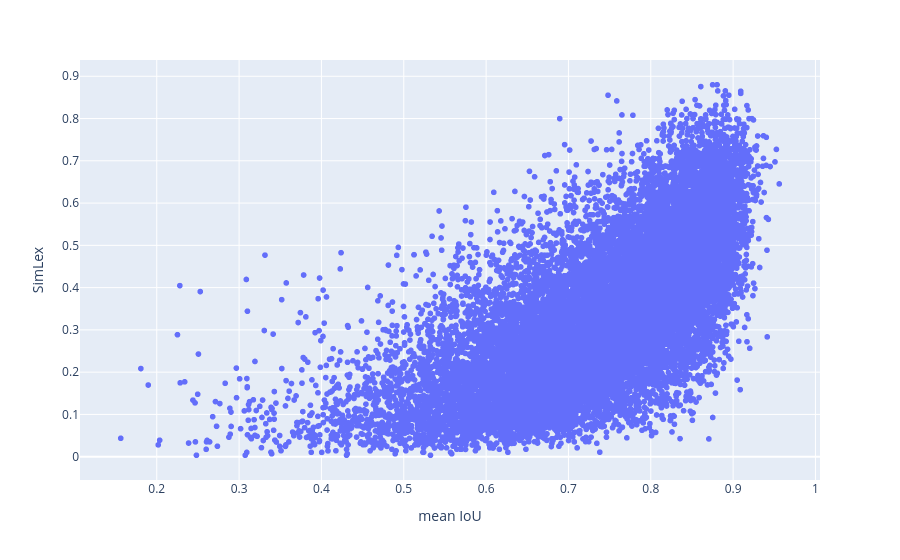

Notebook source saved alongside this figure:
### Code cell
import plotly.express as px

common_keys = iou.keys() & cos_drift.keys()

simlex_vs_iou = {
    k: (sum(iou[k]) / len(iou[k]), cos_drift[k])
    for k in common_keys
}

xs, ys = zip(*simlex_vs_iou.values())
keys = list(simlex_vs_iou.keys())

fig = px.scatter(x=ys, y=xs, hover_name=keys,
                 labels={'x': 'mean IoU', 'y': 'SimLex'})
fig.show()

### Figure 1 — Plotly figure (JSON) as saved in the notebook; plotly's stock layout.template omitted (floating-point values rounded to 4 significant figures; data arrays with more than 128 entries replaced by an {"elided": "..."} marker saying what was removed)
{"data": [{"hovertemplate": "<b>%{hovertext}</b><br><br>mean IoU=%{x}<br>SimLex=%{y}<extra></extra>", "hovertext": {"elided": "17016 str values"}, "legendgroup": "", "marker": {"color": "#636efa", "symbol": "circle"}, "mode": "markers", "name": "", "showlegend": false, "type": "scattergl", "x": {"elided": "17016 float values"}, "xaxis": "x", "y": {"elided": "17016 float values"}, "yaxis": "y"}], "layout": {"legend": {"tracegroupgap": 0}, "margin": {"t": 60}, "xaxis": {"anchor": "y", "domain": [0, 1], "title": {"text": "mean IoU"}}, "yaxis": {"anchor": "x", "domain": [0, 1], "title": {"text": "SimLex"}}}}
